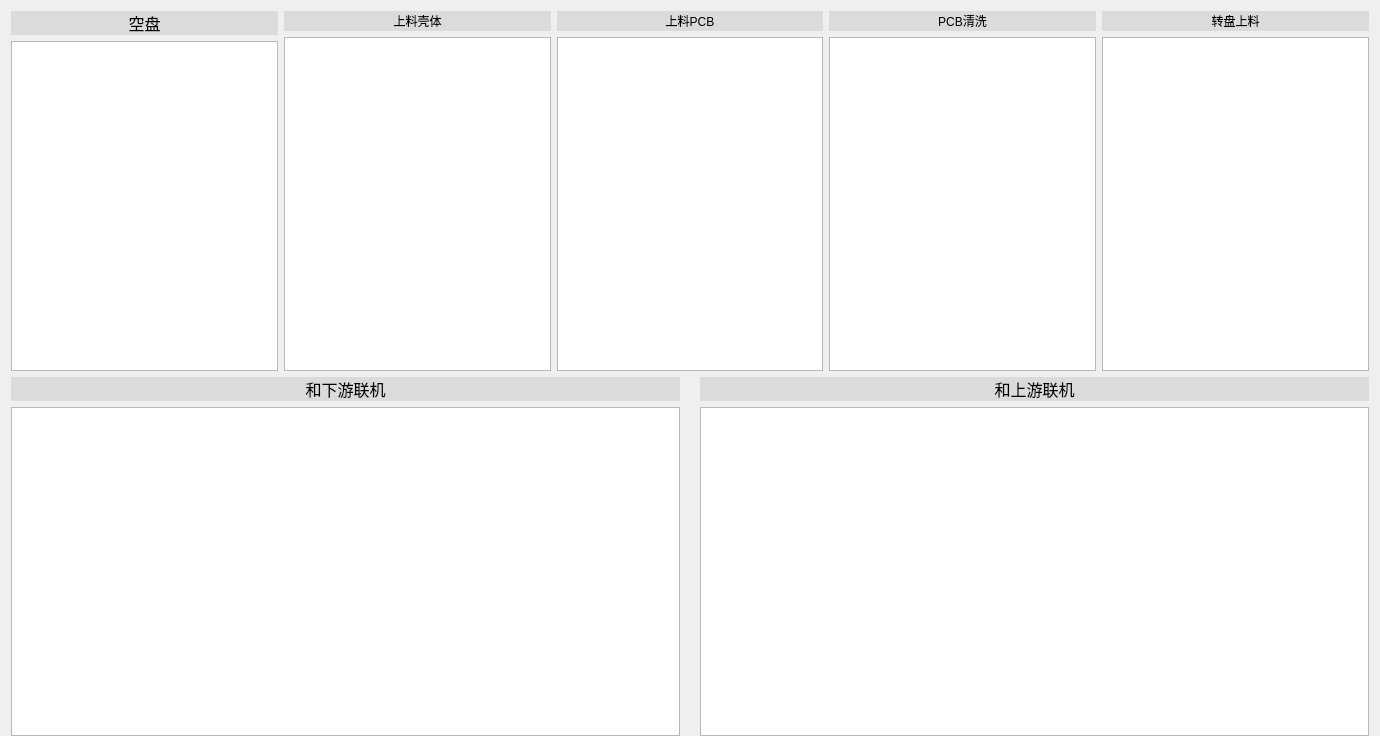
<?xml version="1.0" encoding="UTF-8"?>
<ui version="4.0">
 <class>WidgetFlowState</class>
 <widget class="QWidget" name="WidgetFlowState">
  <property name="geometry">
   <rect>
    <x>0</x>
    <y>0</y>
    <width>1380</width>
    <height>736</height>
   </rect>
  </property>
  <property name="windowTitle">
   <string>Form</string>
  </property>
  <layout class="QGridLayout" name="gridLayout">
   <property name="bottomMargin">
    <number>0</number>
   </property>
   <item row="0" column="0">
    <layout class="QHBoxLayout" name="horizontalLayout_10" stretch="1,1,1,1,1">
     <item>
      <layout class="QVBoxLayout" name="verticalLayout_5">
       <item>
        <widget class="QLabel" name="labelEmptyBuf">
         <property name="minimumSize">
          <size>
           <width>0</width>
           <height>20</height>
          </size>
         </property>
         <property name="maximumSize">
          <size>
           <width>16777215</width>
           <height>16777215</height>
          </size>
         </property>
         <property name="font">
          <font>
           <pointsize>12</pointsize>
          </font>
         </property>
         <property name="styleSheet">
          <string notr="true">background-color: rgb(219, 219, 219);</string>
         </property>
         <property name="text">
          <string>空盘</string>
         </property>
         <property name="alignment">
          <set>Qt::AlignCenter</set>
         </property>
        </widget>
       </item>
       <item>
        <widget class="QTableWidget" name="tableWidgetEmptyBuf"/>
       </item>
      </layout>
     </item>
     <item>
      <layout class="QVBoxLayout" name="verticalLayout_2">
       <item>
        <widget class="QLabel" name="labelFeedHolderMid">
         <property name="minimumSize">
          <size>
           <width>0</width>
           <height>20</height>
          </size>
         </property>
         <property name="styleSheet">
          <string notr="true">background-color: rgb(219, 219, 219);</string>
         </property>
         <property name="text">
          <string>上料壳体</string>
         </property>
         <property name="alignment">
          <set>Qt::AlignCenter</set>
         </property>
        </widget>
       </item>
       <item>
        <widget class="QTableWidget" name="tableWidgetFeedHolderMid"/>
       </item>
      </layout>
     </item>
     <item>
      <layout class="QVBoxLayout" name="verticalLayout_3">
       <item>
        <widget class="QLabel" name="labelFeedPCBMid">
         <property name="minimumSize">
          <size>
           <width>0</width>
           <height>20</height>
          </size>
         </property>
         <property name="styleSheet">
          <string notr="true">background-color: rgb(219, 219, 219);</string>
         </property>
         <property name="text">
          <string>上料PCB</string>
         </property>
         <property name="alignment">
          <set>Qt::AlignCenter</set>
         </property>
        </widget>
       </item>
       <item>
        <widget class="QTableWidget" name="tableWidgetFeedPCBMid"/>
       </item>
      </layout>
     </item>
     <item>
      <layout class="QVBoxLayout" name="verticalLayout_6">
       <item>
        <widget class="QLabel" name="labelPCBClean">
         <property name="minimumSize">
          <size>
           <width>0</width>
           <height>20</height>
          </size>
         </property>
         <property name="styleSheet">
          <string notr="true">background-color: rgb(219, 219, 219);</string>
         </property>
         <property name="text">
          <string>PCB清洗</string>
         </property>
         <property name="alignment">
          <set>Qt::AlignCenter</set>
         </property>
        </widget>
       </item>
       <item>
        <widget class="QTableWidget" name="tableWidgetPCBClean"/>
       </item>
      </layout>
     </item>
     <item>
      <layout class="QVBoxLayout" name="verticalLayout_4">
       <item>
        <widget class="QLabel" name="labelFeedTurntable">
         <property name="minimumSize">
          <size>
           <width>0</width>
           <height>20</height>
          </size>
         </property>
         <property name="styleSheet">
          <string notr="true">background-color: rgb(219, 219, 219);</string>
         </property>
         <property name="text">
          <string>转盘上料</string>
         </property>
         <property name="alignment">
          <set>Qt::AlignCenter</set>
         </property>
        </widget>
       </item>
       <item>
        <widget class="QTableWidget" name="tableWidgetFeedTurntable"/>
       </item>
      </layout>
     </item>
    </layout>
   </item>
   <item row="1" column="0">
    <layout class="QHBoxLayout" name="horizontalLayout">
     <property name="spacing">
      <number>20</number>
     </property>
     <item>
      <layout class="QVBoxLayout" name="verticalLayout">
       <property name="spacing">
        <number>6</number>
       </property>
       <item>
        <widget class="QLabel" name="labelOnlineLeft">
         <property name="minimumSize">
          <size>
           <width>0</width>
           <height>20</height>
          </size>
         </property>
         <property name="maximumSize">
          <size>
           <width>16777215</width>
           <height>16777215</height>
          </size>
         </property>
         <property name="font">
          <font>
           <pointsize>12</pointsize>
          </font>
         </property>
         <property name="styleSheet">
          <string notr="true">background-color: rgb(219, 219, 219);</string>
         </property>
         <property name="text">
          <string>和下游联机</string>
         </property>
         <property name="alignment">
          <set>Qt::AlignCenter</set>
         </property>
        </widget>
       </item>
       <item>
        <widget class="QTableWidget" name="tableWidgetDownFlow"/>
       </item>
      </layout>
     </item>
     <item>
      <layout class="QVBoxLayout" name="verticalLayout_7">
       <property name="spacing">
        <number>6</number>
       </property>
       <item>
        <widget class="QLabel" name="labelOnlineRight">
         <property name="minimumSize">
          <size>
           <width>0</width>
           <height>20</height>
          </size>
         </property>
         <property name="maximumSize">
          <size>
           <width>16777215</width>
           <height>16777215</height>
          </size>
         </property>
         <property name="font">
          <font>
           <pointsize>12</pointsize>
          </font>
         </property>
         <property name="styleSheet">
          <string notr="true">background-color: rgb(219, 219, 219);</string>
         </property>
         <property name="text">
          <string>和上游联机</string>
         </property>
         <property name="alignment">
          <set>Qt::AlignCenter</set>
         </property>
        </widget>
       </item>
       <item>
        <widget class="QTableWidget" name="tableWidgetUpFlow"/>
       </item>
      </layout>
     </item>
    </layout>
   </item>
  </layout>
 </widget>
 <resources/>
 <connections/>
</ui>
